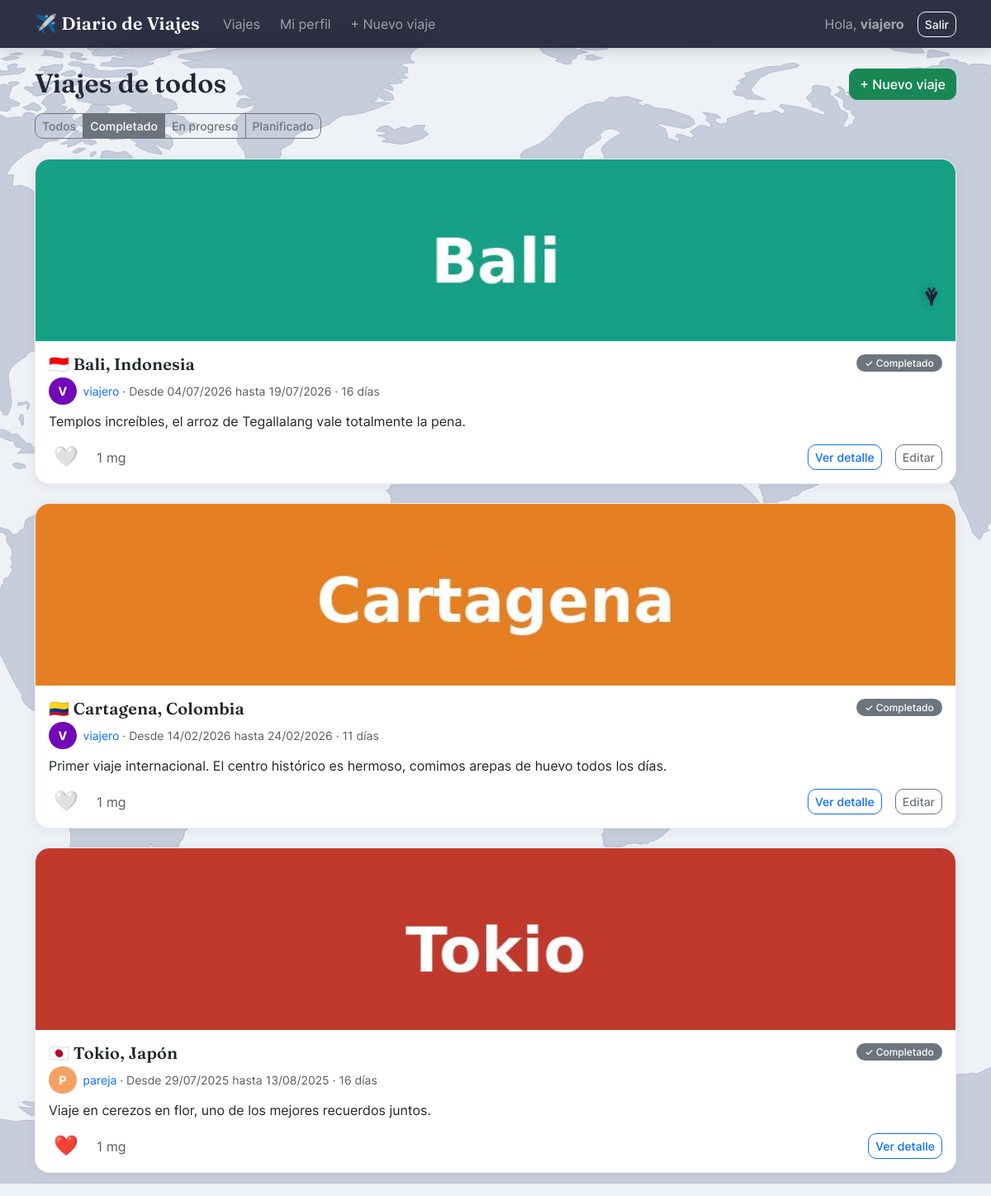
Page /?estado=completado (signed in) on the committed database.
### viajes/models.py (models this page shows, shortened)
class Viaje(models.Model):
    COMPLETADO = "completado"
    EN_PROGRESO = "en_progreso"
    PLANIFICADO = "planificado"
    ESTADO_CHOICES = [
        (COMPLETADO, "Completado"),
        (EN_PROGRESO, "En progreso"),
        (PLANIFICADO, "Planificado"),
    ]
    propietario = models.ForeignKey(
        settings.AUTH_USER_MODEL,
        on_delete=models.CASCADE,
        related_name="viajes",
        verbose_name="Propietario",
    )
    destino = models.CharField(
        max_length=100,
        verbose_name="Destino",
        help_text='Ciudad o región, ej: "París", "Bali", "Cartagena".',
    )
    pais = models.CharField(max_length=100, verbose_name="País")
    fecha_inicio = models.DateField(verbose_name="Fecha de inicio")
    fecha_fin = models.DateField(
        verbose_name="Fecha de término",
        null=True,
        blank=True,
        help_text="Déjalo vacío si el viaje todavía no termina o es un plan a futuro.",
    )
    estado = models.CharField(
        max_length=15,
        choices=ESTADO_CHOICES,
        default=PLANIFICADO,
        editable=False,
        verbose_name="Estado",
    )
    notas = models.TextField(
        blank=True,
        verbose_name="Notas del viaje",
        help_text="Detalles, recuerdos o lo que quieras anotar sobre este viaje.",
    )
    creado = models.DateTimeField(auto_now_add=True)
    actualizado = models.DateTimeField(auto_now=True)
    class Meta:
        ordering = ["-fecha_inicio"]  # más reciente primero
        verbose_name = "Viaje"
        verbose_name_plural = "Viajes"
    def calcular_estado(self):
        hoy = timezone.localdate()
        if self.fecha_inicio > hoy:
            return self.PLANIFICADO
        if self.fecha_fin and self.fecha_fin < hoy:
            return self.COMPLETADO
        return self.EN_PROGRESO
    @property
    def duracion_dias(self):
        fin = self.fecha_fin or timezone.localdate()
        dias = (fin - self.fecha_inicio).days + 1
        return max(dias, 1)
    @property
    def total_mg(self):
        return self.mg.count()

class FotoViaje(models.Model):
    MAX_FOTOS_POR_VIAJE = 2
    viaje = models.ForeignKey(Viaje, on_delete=models.CASCADE, related_name="fotos")
    imagen = models.ImageField(upload_to="viajes/%Y/%m/", verbose_name="Foto")
    subida = models.DateTimeField(auto_now_add=True)
    class Meta:
        ordering = ["subida"]
        verbose_name = "Foto de viaje"
        verbose_name_plural = "Fotos de viaje"

### viajes/views.py (the view)
# urls.py: path("", views.lista_viajes, name="lista_viajes"),
@login_required
def lista_viajes(request):
    _refrescar_estados()
    perfil = _perfil_de(request.user)
    if perfil.puede_ver_otros:
        viajes = Viaje.objects.select_related("propietario").prefetch_related("mg", "fotos").all()
    else:
        viajes = (
            Viaje.objects.select_related("propietario")
            .prefetch_related("mg", "fotos")
            .filter(propietario=request.user)
        )
    filtro_estado = request.GET.get("estado")
    if filtro_estado in dict(Viaje.ESTADO_CHOICES):
        viajes = viajes.filter(estado=filtro_estado)
    mis_mg_ids = set(Mg.objects.filter(usuario=request.user).values_list("viaje_id", flat=True))
    contexto = {
        "viajes": viajes,
        "perfil": perfil,
        "filtro_estado": filtro_estado,
        "estados": Viaje.ESTADO_CHOICES,
        "mis_mg_ids": mis_mg_ids,
    }
    return render(request, "viajes/lista_viajes.html", contexto)

### viajes/templatetags/viajes_extras.py (called while the page is built)
def _normalizar(texto):
    texto = texto.strip().lower()
    return "".join(
        c for c in unicodedata.normalize("NFD", texto) if unicodedata.category(c) != "Mn"
    )

@register.filter
def bandera(pais):
    if not pais:
        return "🌍"
    return _BANDERAS.get(_normalizar(pais), "🌍")

@register.filter
def color_avatar(username):
    if not username:
        return _PALETA_AVATAR[0]
    indice = sum(ord(c) for c in username) % len(_PALETA_AVATAR)
    return _PALETA_AVATAR[indice]

@register.filter
def inicial(username):
    return username[0].upper() if username else "?"

### viajes/views.py (called while the page is built)
def _refrescar_estados():
    for viaje in Viaje.objects.all():
        nuevo_estado = viaje.calcular_estado()
        if nuevo_estado != viaje.estado:
            Viaje.objects.filter(pk=viaje.pk).update(estado=nuevo_estado)

def _perfil_de(usuario):
    perfil, _ = PerfilUsuario.objects.get_or_create(usuario=usuario)
    return perfil

### viajes/templates/viajes/lista_viajes.html (shortened to what this page needs)
{% extends "viajes/base.html" %}
{% load viajes_extras %}
{% block contenido %}
<div class="d-flex justify-content-between align-items-center mb-3">
    <h2 class="mb-0">
        {% if perfil.puede_ver_otros %}Viajes de todos{% else %}Mis viajes{% endif %}
    </h2>
    {% if user.perfil.puede_crear_viajes %}
    <a href="{% url 'crear_viaje' %}" class="btn btn-success">+ Nuevo viaje</a>
    {% endif %}
</div>
<div class="btn-group mb-4" role="group">
    <a href="{% url 'lista_viajes' %}" class="btn btn-sm btn-outline-secondary {% if not filtro_estado %}active{% endif %}">Todos</a>
    {% for valor, etiqueta in estados %}
    <a href="?estado={{ valor }}" class="btn btn-sm btn-outline-secondary {% if filtro_estado == valor %}active{% endif %}">{{ etiqueta }}</a>
    {% endfor %}
</div>
{% if viajes %}
    {% for viaje in viajes %}
    <div class="card viaje-card viaje-{{ viaje.estado }}">
        {% with viaje.fotos.all|first as portada %}
        {% if portada %}
        <a href="{% url 'detalle_viaje' viaje.pk %}">
            <img src="{{ portada.imagen.url }}" class="portada-viaje" alt="Foto de {{ viaje.destino }}">
        </a>
        {% endif %}
        {% endwith %}
        <div class="card-body">
            <div class="d-flex justify-content-between align-items-start">
                <h5 class="card-title mb-1">
                    <a class="text-decoration-none text-dark" href="{% url 'detalle_viaje' viaje.pk %}">
                        {{ viaje.pais|bandera }} {{ viaje.destino }}, {{ viaje.pais }}
                    </a>
                </h5>
                <span class="badge badge-{{ viaje.estado }}">
                    {% if viaje.estado == 'completado' %}✓ Completado
                    {% elif viaje.estado == 'en_progreso' %}🔄 En progreso
                    {% else %}📋 Planificado{% endif %}
                </span>
            </div>
            <div class="d-flex align-items-center gap-2 text-muted mb-2">
                <span class="avatar-circulo" style="background-color: {{ viaje.propietario.username|color_avatar }}">
                    {{ viaje.propietario.username|inicial }}
                </span>
                <small>
                    <a class="text-decoration-none" href="{% url 'perfil_usuario' viaje.propietario.username %}">{{ viaje.propietario.username }}</a>
                    · Desde {{ viaje.fecha_inicio|date:"d/m/Y" }}
                    {% if viaje.fecha_fin %}hasta {{ viaje.fecha_fin|date:"d/m/Y" }}{% endif %}
                    · {{ viaje.duracion_dias }} día{{ viaje.duracion_dias|pluralize }}
                </small>
            </div>
            {% if viaje.notas %}
            <p class="card-text">{{ viaje.notas|truncatewords:25 }}</p>
            {% endif %}
            <div class="d-flex align-items-center gap-3">
                <form method="post" action="{% url 'toggle_mg' viaje.pk %}" class="m-0">
                    <button type="submit" class="boton-mg {% if viaje.pk in mis_mg_ids %}activo{% endif %}" title="Mg">
                        {% if viaje.pk in mis_mg_ids %}❤️{% else %}🤍{% endif %}
                    </button>
                </form>
                <span class="text-muted">{{ viaje.total_mg }} mg</span>
                <a href="{% url 'detalle_viaje' viaje.pk %}" class="ms-auto btn btn-sm btn-outline-primary">Ver detalle</a>
                {% if viaje.propietario_id == user.id %}
                <a href="{% url 'editar_viaje' viaje.pk %}" class="btn btn-sm btn-outline-secondary">Editar</a>
                {% endif %}
            </div>
        </div>
    </div>
    {% endfor %}
{% else %}
    <div class="alert alert-info">Todavía no hay viajes que mostrar.</div>
{% endif %}
{% endblock %}

### viajes/templates/viajes/base.html (shortened to what this page needs)
{% load static %}
<!DOCTYPE html>
<html lang="es">
<head>
    <link href="{% static 'viajes/vendor/bootstrap/css/bootstrap.min.css' %}" rel="stylesheet">
    <link rel="stylesheet" href="{% static 'viajes/css/style.css' %}">
</head>
<body>
<nav class="navbar navbar-expand-lg navbar-dark bg-dark mb-4">
    <div class="container">
        <a class="navbar-brand" href="{% url 'lista_viajes' %}">✈️ Diario de Viajes</a>
        <div class="collapse navbar-collapse" id="navbarNav">
            {% if user.is_authenticated %}
            <ul class="navbar-nav me-auto">
                <li class="nav-item"><a class="nav-link" href="{% url 'lista_viajes' %}">Viajes</a></li>
                <li class="nav-item"><a class="nav-link" href="{% url 'mi_perfil' %}">Mi perfil</a></li>
                {% if user.perfil.puede_crear_viajes %}
                <li class="nav-item"><a class="nav-link" href="{% url 'crear_viaje' %}">+ Nuevo viaje</a></li>
                {% endif %}
            </ul>
            <span class="navbar-text me-3">
                Hola, <strong>{{ user.username }}</strong>
            </span>
            <form action="{% url 'logout' %}" method="post" class="d-flex">
                <button class="btn btn-outline-light btn-sm" type="submit">Salir</button>
            </form>
            {% else %}
            <ul class="navbar-nav ms-auto">
                <li class="nav-item"><a class="nav-link" href="{% url 'login' %}">Ingresar</a></li>
                <li class="nav-item"><a class="nav-link" href="{% url 'registro' %}">Crear cuenta</a></li>
            </ul>
            {% endif %}
        </div>
    </div>
</nav>
<div class="container mb-5">
    {% block contenido %}{% endblock %}
</div>
</body>
</html>

### viajes/static/viajes/css/style.css (style rules this page uses)
:root { --fuente-titulos: "Fraunces", "Georgia", serif; --fuente-texto: "Inter", -apple-system, "Segoe UI", Roboto, sans-serif; --color-primario: #3a86ff; --color-primario-oscuro: #2a5fc9; --sombra-suave: 0 2px 14px rgba(35, 39, 82, 0.07); --sombra-hover: 0 14px 30px rgba(35, 39, 82, 0.14); }
html { scroll-behavior: smooth; }
body { font-family: var(--fuente-texto); color: #23263a; min-height: 100vh; background-color: #eef1f6; background-attachment: fixed; }
:root { --ruta-vuelo: ellipse(44vw 40vh at 50vw 45vh); --duracion-vuelo: 34s; }
h1, h2, h3, h4, h5, .navbar-brand { font-family: var(--fuente-titulos); font-weight: 600; letter-spacing: 0.2px; }
.navbar { background: rgba(20, 22, 43, 0.88) !important; backdrop-filter: blur(10px); -webkit-backdrop-filter: blur(10px); box-shadow: 0 2px 16px rgba(0, 0, 0, 0.18); }
.navbar-brand { font-size: 1.35rem; letter-spacing: 0.3px; }
.navbar .nav-link { font-family: var(--fuente-texto); border-radius: 8px; padding: 0.4rem 0.75rem !important; transition: background-color 0.15s ease; }
.viaje-card { border: 1px solid rgba(35, 39, 82, 0.07); border-left: 6px solid #ccc; border-radius: 18px; margin-bottom: 1.4rem; box-shadow: var(--sombra-suave); transition: transform 0.15s ease, box-shadow 0.15s ease; overflow: hidden; background-color: #fff; }
.viaje-completado { border-left-color: #6c757d; }
.badge-completado { background-color: #6c757d; }
.badge { border-radius: 999px; font-weight: 500; padding: 0.4em 0.85em; }
.portada-viaje { display: block; width: 100%; height: 220px; object-fit: cover; }
.avatar-circulo { display: inline-flex; align-items: center; justify-content: center; width: 2.1rem; height: 2.1rem; border-radius: 50%; color: #fff; font-weight: 700; font-size: 0.9rem; flex-shrink: 0; font-family: var(--fuente-texto); }
.boton-mg { border: none; background: none; font-size: 1.5rem; line-height: 1; cursor: pointer; transition: transform 0.12s ease; }
.boton-mg.activo { color: #dc3545; }
.card { border-radius: 18px; border: 1px solid rgba(35, 39, 82, 0.07); box-shadow: var(--sombra-suave); }
.btn { border-radius: 10px; font-family: var(--fuente-texto); font-weight: 500; }
.btn-success { background-color: #198754; border-color: #198754; }

### rows in the picture
Viaje: imagen (picture), pais|bandera "🇮🇩", destino "Bali", pais "Indonesia", estado "✓ Completado", propietario.username|inicial "V", propietario.username "viajero", fecha_inicio "04/07/2026", fecha_fin "19/07/2026", duracion_dias "16", notas "Templos increíbles, el arroz de Tegallalang vale totalmente la pena.", total_mg "1", shows "Editar"
Viaje: imagen (picture), pais|bandera "🇨🇴", destino "Cartagena", pais "Colombia", estado "✓ Completado", propietario.username|inicial "V", propietario.username "viajero", fecha_inicio "14/02/2026", fecha_fin "24/02/2026", duracion_dias "11", notas "Primer viaje internacional. El centro histórico es hermoso, comimos arepas de huevo todos los días.", total_mg "1", shows "Editar"
Viaje: imagen (picture), pais|bandera "🇯🇵", destino "Tokio", pais "Japón", estado "✓ Completado", propietario.username|inicial "P", propietario.username "pareja", fecha_inicio "29/07/2025", fecha_fin "13/08/2025", duracion_dias "16", notas "Viaje en cerezos en flor, uno de los mejores recuerdos juntos.", total_mg "1"

### other values in the picture
{{ user.username }} "viajero"
{{ etiqueta }} "Completado" "En progreso" "Planificado"
